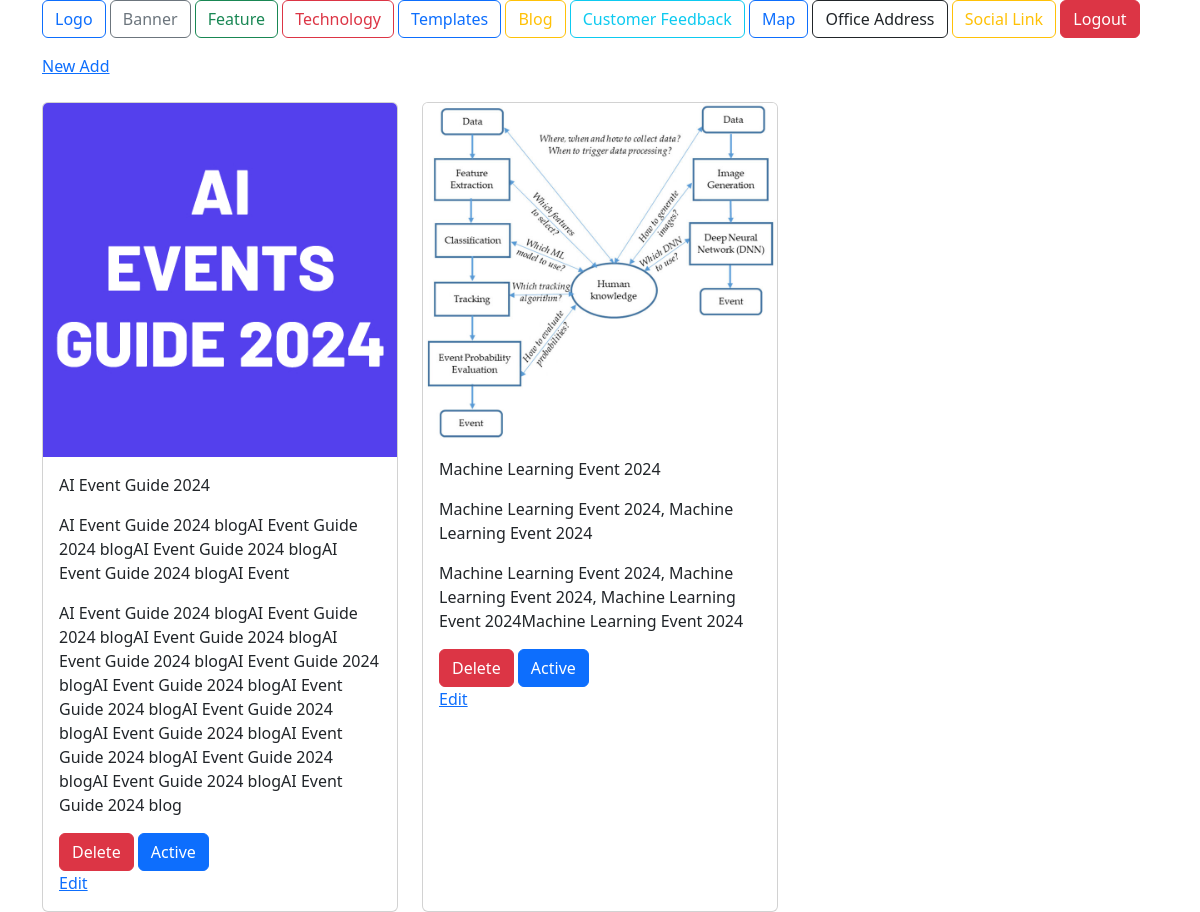
Screenshot of /dashboard/blog/ (signed in) with the database file from the repository.
### core/models.py (models this page shows, shortened)
class Blog(models.Model):
    image = models.ImageField(upload_to='blog/', blank=True, null=True)
    title = models.CharField(max_length=500)
    tags = models.TextField(blank=True, null=True)
    description = models.TextField(blank=True, null=True)
    is_active = models.BooleanField(default=False)
    created_date = models.DateTimeField(auto_now_add=True, blank=True, null=True)
    updated_date = models.DateTimeField(auto_now=True, blank=True, null=True)

### dashboard/views.py (the view, shortened to what this page needs)
# urls.py: path('blog/', dashboard_blog, name='dashboard_blog'),
@login_required
def dashboard_blog(request):
    context = {}
    blogs = Blog.objects.all()
    context['blogs'] = blogs
    return render(request, 'dashboard/blog/blog.html', context)

### core/context_proecessor.py (called while the page is built)
def website_config(request):
    if Website_Logo.objects.filter(is_active=True).exists():
        website_config = Website_Logo.objects.filter(is_active=True).first()
        return {'website_config': website_config}
    else:
        website_config = Website_Logo.objects.all().first()
        return {'website_config': website_config}

### templates/dashboard/blog/blog.html (shortened to what this page needs)
{% extends '../dashboard.html' %}
{% block dashboard_body %}
<a href="{% url 'blog_add' %}">New Add</a>
<br><br>
<div class="row">
  <div class="col-12">
    <div class="row row-cols-1 row-cols-md-3 g-4">
      {% for blog in blogs %}
      <div class="col">
        <div class="card h-100">
          {% if blog.image %}
          <img src="{{blog.image.url}}" class="card-img-top" alt="{{blog.image.name}}">
          {% endif %}
          <div class="card-body">
            <p>{{blog.title}}</p>
            <p>{{blog.tags}}</p>
            <p>{{blog.description}}</p>
            <form method="POST">
              <button type="submit" class="btn btn-danger" value="{{blog.id}}" name="blog_delete">Delete</button>
              {% if blog.is_active == True %}
              <button type="submit" value="{{blog.id}}" name="blog_status" class="btn btn-primary">Active</button>
              {% else %}
              <button type="submit" value="{{blog.id}}" name="blog_status"
                class="btn btn-outline-primary">Inactive</button>
              {% endif %}
            </form>
            <a href="{% url 'blog_update' blog.id %}">Edit</a>
          </div>
        </div>
      </div>
      {% endfor %}
    </div>
  </div>
</div>
{% endblock dashboard_body %}

### rows the page displays
Blog: image (picture), title "AI Event Guide 2024", tags "AI Event Guide 2024 blogAI Event Guide 2024 blogAI Event Guide 2024 blogAI Event Guide 2024 blogAI Event", description "AI Event Guide 2024 blogAI Event Guide 2024 blogAI Event Guide 2024 blogAI Event Guide 2024 blogAI Event Guide 2024 blogAI Event Guide 2024 blogAI Event Guide 2024 blogAI Event Guide 2024 blogAI Event Guide 2024 blogAI Event Guide 2024 blogAI Event Guide 2024 blogAI Event Guide 2024 blogAI Event Guide 2024 blog", {{ blog.id }} 3 (drawn)
Blog: image (picture), title "Machine Learning Event 2024", tags "Machine Learning Event 2024, Machine Learning Event 2024", description "Machine Learning Event 2024, Machine Learning Event 2024, Machine Learning Event 2024Machine Learning Event 2024", {{ blog.id }} 4 (drawn)
